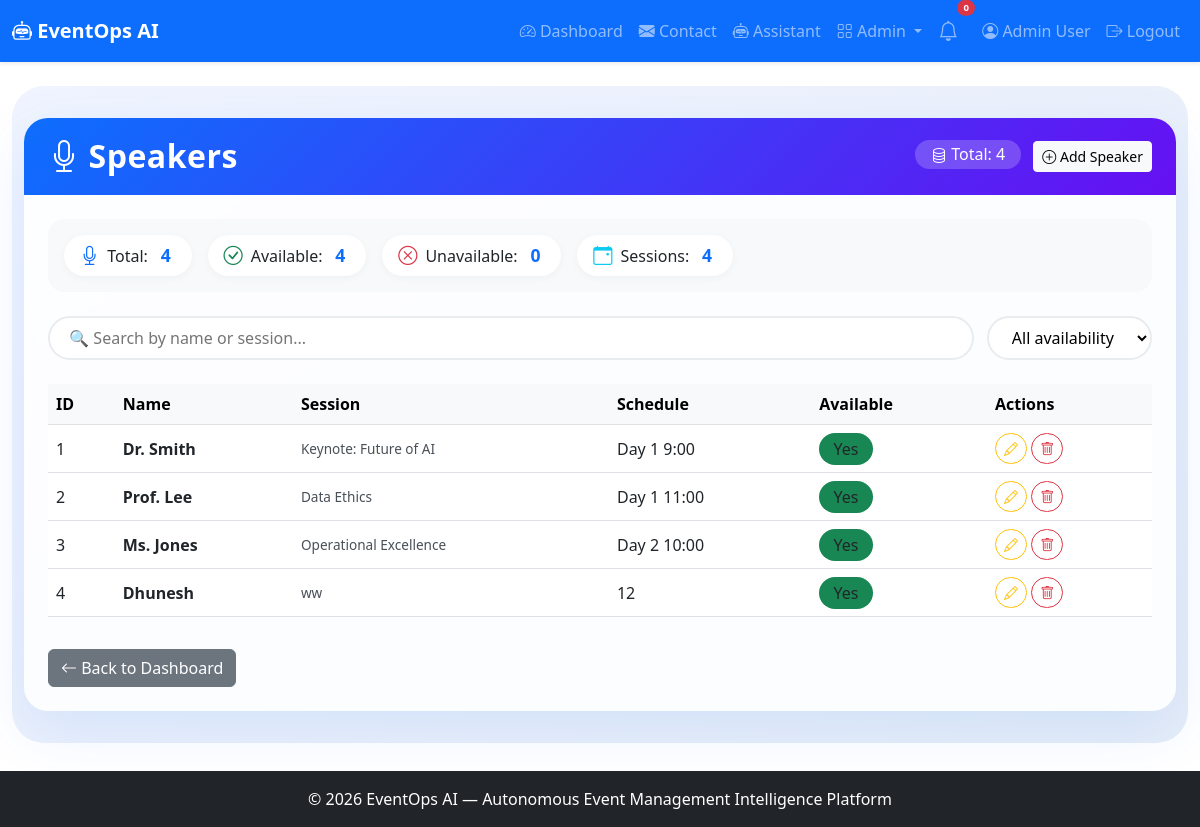
Screenshot of /admin/speakers (signed in) with the database file from the repository.
### app.py (models this page shows, shortened)
class User(UserMixin, db.Model):
    id = db.Column(db.Integer, primary_key=True)
    name = db.Column(db.String(100), nullable=False)
    email = db.Column(db.String(100), unique=True, nullable=False)
    password_hash = db.Column(db.String(200), nullable=False)
    role = db.Column(db.String(20), default='user')
    created_at = db.Column(db.DateTime, default=lambda: datetime.now(timezone.utc))

class Speaker(db.Model):
    id = db.Column(db.Integer, primary_key=True)
    name = db.Column(db.String(100), nullable=False)
    bio = db.Column(db.Text)
    session_title = db.Column(db.String(200))
    schedule = db.Column(db.String(100))
    availability = db.Column(db.Boolean, default=True)
    created_at = db.Column(db.DateTime, default=lambda: datetime.now(timezone.utc))

### app.py (the view)
@app.route('/admin/speakers')
@login_required
def admin_speakers():
    if current_user.role != 'admin':
        abort(403)
    speakers = Speaker.query.all()
    return render_template('admin_speakers.html', speakers=speakers)

### app.py (called while the page is built)
@login_manager.user_loader
def load_user(user_id):
    return User.query.get(int(user_id))

### templates/admin_speakers.html (shortened to what this page needs)
{% extends "base.html" %}
{% block content %}
<div class="admin-wrapper">
    <div class="container-fluid">
        <div class="card admin-card">
            <div class="card-header d-flex flex-wrap justify-content-between align-items-center">
                <h2 class="mb-0"><i class="bi bi-mic me-2"></i>Speakers</h2>
                <div>
                    <span class="total-badge"><i class="bi bi-database"></i> Total: {{ speakers|length }}</span>
                    <a href="{{ url_for('admin_speaker_add') }}" class="btn btn-light btn-sm ms-2">
                        <i class="bi bi-plus-circle"></i> Add Speaker
                    </a>
                </div>
            </div>
            <div class="card-body">
                <div class="stats-row">
                    <div class="stat-item"><i class="bi bi-mic"></i> Total: <span class="stat-num">{{ speakers|length }}</span></div>
                    <div class="stat-item"><i class="bi bi-check-circle text-success"></i> Available: <span class="stat-num">{{ speakers|selectattr('availability', 'equalto', True)|list|length }}</span></div>
                    <div class="stat-item"><i class="bi bi-x-circle text-danger"></i> Unavailable: <span class="stat-num">{{ speakers|selectattr('availability', 'equalto', False)|list|length }}</span></div>
                    <div class="stat-item"><i class="bi bi-calendar-event text-info"></i> Sessions: <span class="stat-num">{{ speakers|map(attribute='session_title')|select('!=', None)|list|length }}</span></div>
                </div>
                <div class="filter-bar">
                    <input type="text" id="searchSpeaker" class="search-box" placeholder="🔍 Search by name or session...">
                    <select id="filterAvailability" class="filter-select">
                        <option value="">All availability</option>
                    </select>
                </div>
                <div class="table-responsive">
                    <table class="table table-hover align-middle" id="speakerTable">
                        <thead class="table-light">
                            <tr>
                                <th>ID</th>
                                <th>Name</th>
                                <th>Session</th>
                                <th>Schedule</th>
                                <th>Available</th>
                                <th>Actions</th>
                            </tr>
                        </thead>
                        <tbody>
                            {% for speaker in speakers %}
                            <tr data-name="{{ speaker.name|lower }}"
                                data-session="{{ speaker.session_title|lower if speaker.session_title else '' }}"
                                data-available="{{ speaker.availability|string|lower }}">
                                <td>{{ speaker.id }}</td>
                                <td><strong>{{ speaker.name }}</strong></td>
                                <td>
                                    <div class="session-preview" title="{{ speaker.session_title or 'No session' }}">
                                        {{ speaker.session_title or '—' }}
                                    </div>
                                </td>
                                <td>{{ speaker.schedule or '—' }}</td>
                                <td>
                                    <span class="badge-status bg-{{ 'success' if speaker.availability else 'danger' }}">
                                        {{ 'Yes' if speaker.availability else 'No' }}
                                    </span>
                                </td>
                                <td>
                                    <a href="{{ url_for('admin_speaker_edit', speaker_id=speaker.id) }}" class="btn btn-sm btn-outline-warning"><i class="bi bi-pencil"></i></a>
                                    <a href="{{ url_for('admin_speaker_delete', speaker_id=speaker.id) }}" class="btn btn-sm btn-outline-danger" onclick="return confirm('Delete this speaker?')"><i class="bi bi-trash"></i></a>
                                </td>
                            </tr>
                            {% endfor %}
                        </tbody>
                    </table>
                </div>
                <div class="mt-3">
                    <a href="{{ url_for('dashboard') }}" class="btn btn-secondary">
                        <i class="bi bi-arrow-left"></i> Back to Dashboard
                    </a>
                </div>
            </div>
        </div>
    </div>
</div>
{% endblock %}

### templates/base.html (shortened to what this page needs)
<!DOCTYPE html>
<html lang="en">
<head>
    <link href="https://cdn.jsdelivr.net/npm/bootstrap@5.3.0/dist/css/bootstrap.min.css" rel="stylesheet">
    <link rel="stylesheet" href="https://cdn.jsdelivr.net/npm/bootstrap-icons@1.11.0/font/bootstrap-icons.css">
    <link rel="stylesheet" href="{{ url_for('static', filename='css/style.css') }}">
</head>
<body>
<nav class="navbar navbar-expand-lg navbar-dark bg-primary shadow-sm">
    <div class="container-fluid">
        <a class="navbar-brand fw-bold" href="{{ url_for('index') }}">
            <i class="bi bi-robot"></i> EventOps AI
        </a>
        <div class="collapse navbar-collapse" id="navbarNav">
            <ul class="navbar-nav ms-auto align-items-lg-center">
                {% if current_user.is_authenticated %}
                <li class="nav-item">
                    <a class="nav-link" href="{{ url_for('dashboard') }}">
                        <i class="bi bi-speedometer2"></i> Dashboard
                    </a>
                </li>
                <li class="nav-item">
                    <a class="nav-link" href="{{ url_for('contact') }}">
                        <i class="bi bi-envelope-fill"></i> Contact
                    </a>
                </li>
                <li class="nav-item">
                    <a class="nav-link" href="{{ url_for('assistant_page') }}">
                        <i class="bi bi-robot"></i> Assistant
                    </a>
                </li>
                {% if current_user.role == 'admin' %}
                <li class="nav-item dropdown">
                    <a class="nav-link dropdown-toggle"
                       href="#"
                       role="button"
                       data-bs-toggle="dropdown">
                        <i class="bi bi-grid"></i> Admin
                    </a>
                </li>
                {% endif %}
                <li class="nav-item position-relative me-2">
                    <a class="nav-link"
                       href="#"
                       title="Notifications"
                       data-bs-toggle="dropdown">
                        <i class="bi bi-bell fs-5"></i>
                        <span class="position-absolute top-0 start-100 translate-middle badge rounded-pill bg-danger"
                              style="font-size:0.6rem;">
                            0
                        </span>
                    </a>
                </li>
                <li class="nav-item">
                    <a class="nav-link" href="{{ url_for('profile') }}">
                        <i class="bi bi-person-circle"></i>
                        {{ current_user.name }}
                    </a>
                </li>
                <li class="nav-item">
                    <a class="nav-link" href="{{ url_for('logout') }}">
                        <i class="bi bi-box-arrow-right"></i>
                        Logout
                    </a>
                </li>
                {% endif %}
            </ul>
        </div>
    </div>
</nav>
<main class="container-fluid py-4">
    {% block content %}{% endblock %}
</main>
<footer class="footer bg-dark text-white py-3 mt-4">
    <div class="container text-center">
        © 2026 EventOps AI — Autonomous Event Management Intelligence Platform
    </div>
</footer>
</body>
</html>

### static/css/style.css (style rules this page uses)
body { padding-bottom: 60px; }
.footer { position: fixed; bottom: 0; width: 100%; }

### templates/admin_speakers.html (style rules this page uses)
.admin-wrapper { background: linear-gradient(145deg, #f0f4ff 0%, #e6edf7 100%); padding: 2rem 0; border-radius: 2rem; }
.admin-card { border: none; border-radius: 1.5rem; box-shadow: 0 20px 60px rgba(13, 110, 253, 0.10); background: rgba(255, 255, 255, 0.85); backdrop-filter: blur(4px); overflow: hidden; }
.admin-card .card-header { background: linear-gradient(135deg, #0d6efd, #6610f2); color: white; padding: 1.2rem 1.5rem; border: none; }
.admin-card .card-header h2 { font-weight: 700; letter-spacing: 0.5px; }
.admin-card .card-body { padding: 1.5rem; }
.stats-row { display: flex; flex-wrap: wrap; gap: 1rem; margin-bottom: 1.5rem; background: #f8f9fa; border-radius: 1rem; padding: 1rem; }
.stats-row .stat-item { display: flex; align-items: center; gap: 0.5rem; background: white; padding: 0.4rem 1rem; border-radius: 50px; box-shadow: 0 2px 8px rgba(0,0,0,0.04); }
.stats-row .stat-item i { font-size: 1.2rem; color: #0d6efd; }
.stats-row .stat-item .stat-num { font-weight: 700; color: #0d6efd; font-size: 1.1rem; margin: 0 0.3rem; }
.filter-bar { display: flex; flex-wrap: wrap; gap: 0.8rem; margin-bottom: 1.5rem; }
.filter-bar .search-box { flex: 1; min-width: 200px; border-radius: 50px; border: 2px solid #e9ecef; padding: 0.5rem 1.2rem; transition: all 0.2s; background: white; }
.filter-bar .filter-select { border-radius: 50px; border: 2px solid #e9ecef; padding: 0.5rem 1.2rem; background: white; transition: all 0.2s; min-width: 140px; }
.table-hover tbody tr { transition: all 0.2s ease; }
.badge-status { padding: 0.3rem 0.9rem; border-radius: 30px; font-weight: 500; }
.btn-outline-primary, .btn-outline-warning, .btn-outline-danger { border-radius: 30px; transition: all 0.2s; }
.total-badge { background: rgba(255,255,255,0.2); padding: 0.2rem 1rem; border-radius: 30px; font-weight: 500; }
.session-preview { font-size: 0.85rem; color: #495057; max-width: 180px; white-space: nowrap; overflow: hidden; text-overflow: ellipsis; }

### rows the page displays
User: name "Admin User"
Speaker: id "1", name "Dr. Smith", session_title "Keynote: Future of AI", schedule "Day 1 9:00", availability "Yes"
Speaker: id "2", name "Prof. Lee", session_title "Data Ethics", schedule "Day 1 11:00", availability "Yes"
Speaker: id "3", name "Ms. Jones", session_title "Operational Excellence", schedule "Day 2 10:00", availability "Yes"
Speaker: id "4", name "Dhunesh", session_title "ww", schedule "12", availability "Yes"

### other values shown
{{ speakers|length }} "4"
{{ speakers|selectattr('availability', 'equalto', True)|list|length }} "4"
{{ speakers|selectattr('availability', 'equalto', False)|list|length }} "0"
{{ speakers|map(attribute='session_title')|select('!=', None)|list|length }} "4"
